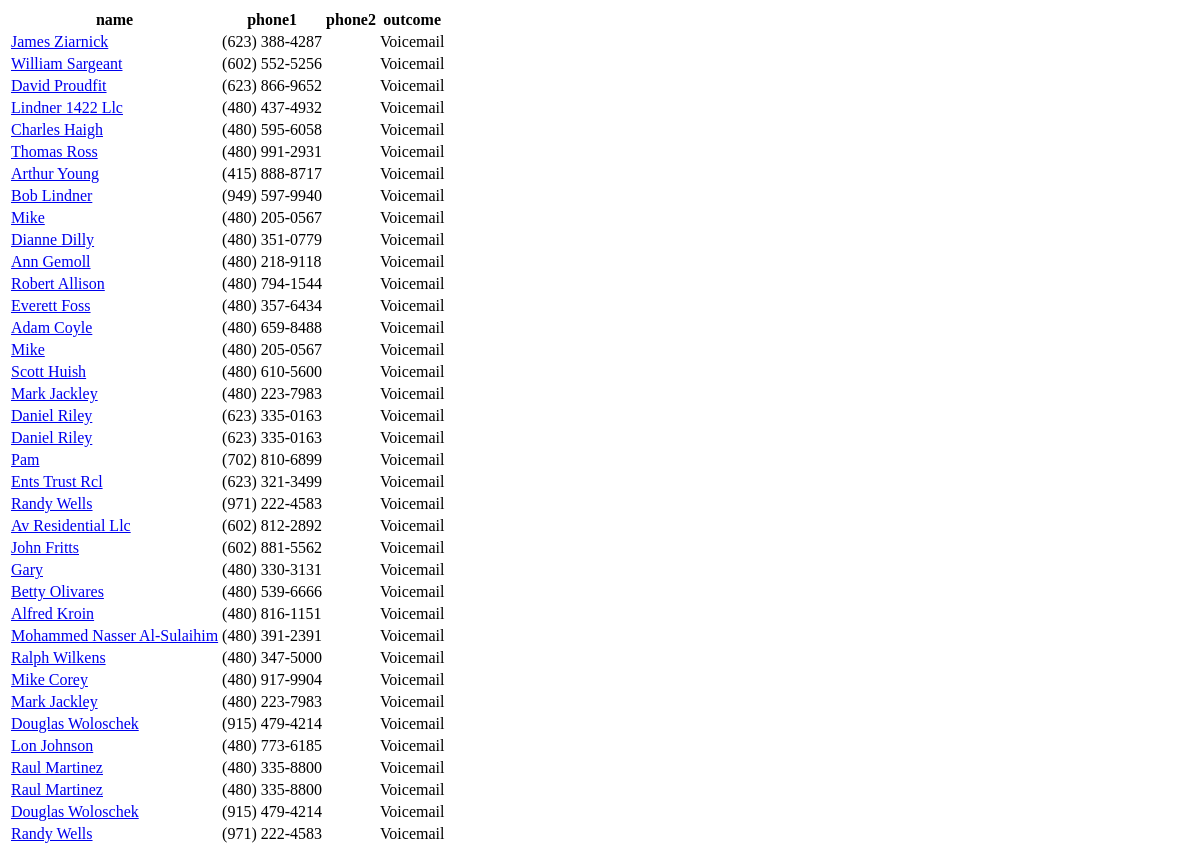
Page /leads/followup/voicemails on the earlier database version.
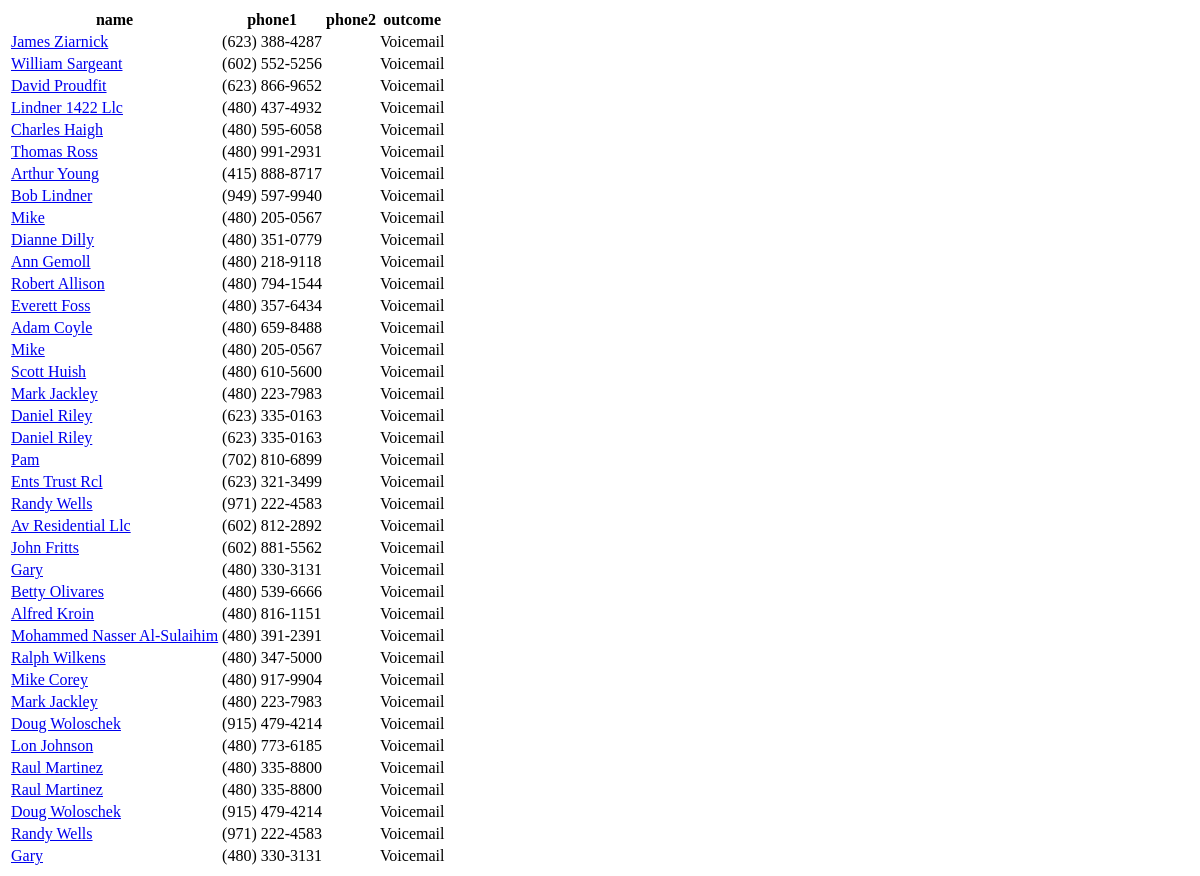
Same page on the later database version.
### leads/models/call.py (models this page shows, shortened)
class Call(models.Model):
    lead = models.ForeignKey(Lead)
    direction = models.ForeignKey(CallDirection, db_index=True, default='Outgoing', verbose_name='^/v')
    outcome = models.ForeignKey(CallOutcome, db_index=True, default='Missed')
    date = models.DateTimeField('placed', db_index=True, default=timezone.now)
    scheduled = models.DateTimeField('rescheduled to', db_index=True, blank=True, null=True, default=None)
    notes = models.TextField(blank=True)

### leads/models/lead.py (models this page shows, shortened)
class Lead(models.Model):
    name = models.CharField(db_index=True, max_length=200)
    phone1 = models.CharField('phone', db_index=True, unique=True, max_length=20)
    phone2 = models.CharField('alt', db_index=True, blank=True, max_length=20)
    spouse = models.CharField(blank=True, max_length=200)
    dnc = models.BooleanField('do not call', db_index=True, default=False)
    status = models.ForeignKey(LeadStatus, db_index=True, default='Cold')
    type = models.ForeignKey(LeadType, db_index=True, default='Expired')
    notes = models.TextField(blank=True)
    created = models.DateTimeField('discovered', auto_now_add=True)
    def can_call(self):
        return not self.dnc
    can_call.boolean = True
    can_call.admin_order_field = 'dnc'
    def call_count(self):
        from . import Call
        return len(Call.objects.filter(lead=self))
    call_count.short_description = 'calls'
    def short_name(self):
        return truncatechars(self.name, 20)
    short_name.short_description = 'name'
    def short_notes(self):
        return truncatechars(self.notes, 20)
    short_notes.short_description = 'notes'

### leads/models/calloutcome.py (models this page shows)
class CallOutcome(models.Model):
    outcome = models.CharField(primary_key=True, max_length=20)
    past_tense = models.CharField(blank=True, max_length=20)
    def __str__(self):
        return self.outcome

### leads/views/followup.py (the view)
def voicemails(request):
    calls_list = Call.objects.filter(outcome='Voicemail')
    context = {'calls_list': calls_list}
    return render(request, 'leads/calls_audit.html', context)

### leads/templates/leads/calls_audit.html
<table>
<tr>
    <th>name</th>
    <th>phone1</th>
    <th>phone2</th>
    <th>outcome</th>
</tr>
{% if calls_list %}
    {% for call in calls_list %}
        <tr>
            <td><a href="/calls/{{ call.id }}/">{{ call.lead.name }}</a></td>
            <td>{{ call.lead.phone1 }}</td>
            <td>{{ call.lead.phone2 }}</td>
            <td>{{ call.outcome }}</td>
        </tr>
    {% endfor %}
{% else %}
    <p>No calls.</p>
{% endif %}
</table>

Differences in the rows shown:
changed through a linked row, Call (number 32 of 38 on the later page): lead.name "Douglas Woloschek" → "Doug Woloschek"
changed through a linked row, Call (number 36 of 38 on the later page): lead.name "Douglas Woloschek" → "Doug Woloschek"
added Call: lead.name "Gary", lead.phone1 "(480) 330-3131", outcome "Voicemail"
